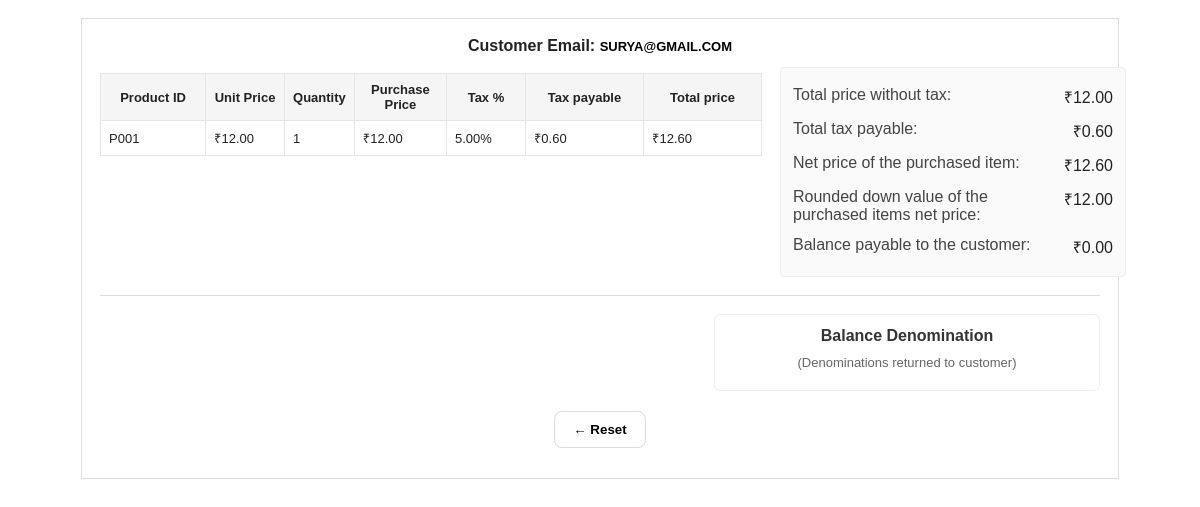
The app's page /preview/1 with its own data.
### app/models.py (models this page shows)
class Customer(SQLModel, table=True):
    id: Optional[int] = Field(default=None, primary_key=True)
    email: str = Field(index=True)

class Product(SQLModel, table=True):
    id: Optional[int] = Field(default=None, primary_key=True)
    product_id: str = Field(index=True, unique=True)
    name: str
    available_stocks: int = Field(sa_column=Column(Integer))
    price: Decimal = Field(sa_column=Column(Numeric(12, 2)))
    tax_percentage: Decimal = Field(sa_column=Column(Numeric(5, 2)))

### app/main.py (the view)
@app.get("/preview/{bill_id}")
def preview_bill(request: Request, bill_id: int, session: Session = Depends(get_session)):
    details = get_bill_details(session, bill_id)
    if not details:
        raise HTTPException(status_code=404, detail="Bill not found")
    bill_prepared, items_prepared, change_dist = details
    customer_id = bill_prepared.get("customer_id") if isinstance(bill_prepared, dict) else getattr(bill_prepared, "customer_id", None)
    customer_email = None
    if customer_id:
        cust = session.get(Customer, customer_id)
        if cust:
            customer_email = cust.email
    if not customer_email:
        customer_email = request.query_params.get("email", "")
    print(f"DEBUG preview -> bill_id={bill_id}, customer_email={customer_email}")
    return templates.TemplateResponse(
        "bill_preview.html",
        {
            "request": request,
            "bill": bill_prepared,
            "items": items_prepared,
            "change": change_dist,
            "customer_email": customer_email,
        },
    )

### app/templates/bill_preview.html (shortened to what this page needs)
<!doctype html>
<html lang="en">
<head>
</head>
<body>
  <div class="container">
    <header>
        <strong>Customer Email:</strong>
        <span class="muted" style="font-weight:700; color:#000;">{{ customer_email if customer_email else '—' }}</span>
    </header>
    {% set total_wo = bill.total_without_tax | float %}
    {% set total_tax = bill.total_tax | float %}
    {% set total_with = bill.total_with_tax | float %}
    {% set change_given = bill.change_given | float %}
    {% set net_price = total_with %}
    {% set rounded_down = (total_with | float) | int %}
    <div class="top-row">
      <div class="left">
        <table>
          <thead>
            <tr>
              <th style="width:16%;">Product ID</th>
              <th style="width:12%;">Unit Price</th>
              <th style="width:10%;">Quantity</th>
              <th style="width:14%;">Purchase Price</th>
              <th style="width:12%;">Tax %</th>
              <th style="width:18%;">Tax payable</th>
              <th style="width:18%;">Total price</th>
            </tr>
          </thead>
          <tbody>
            {% for itm in items %}
            {% set unit = itm.unit_price | float %}
            {% set qty = itm.quantity | int %}
            {% set line = itm.line_total | float %}
            {% set tax_amt = itm.tax | float %}
            <tr>
              <td>{{ itm.product_id }}</td>
              <td>₹{{ '%.2f' % unit }}</td>
              <td>{{ qty }}</td>
              <td>₹{{ '%.2f' % line }}</td>
              <td>{{ '%.2f' % (itm.tax_percentage | float) }}%</td>
              <td>₹{{ '%.2f' % tax_amt }}</td>
              <td>₹{{ '%.2f' % (line + tax_amt) }}</td>
            </tr>
            {% endfor %}
          </tbody>
        </table>
      </div>
      <div class="right">
        <div class="summary-box">
          <div class="summary-row"><div class="label">Total price without tax:</div><div>₹{{ '%.2f' % total_wo }}</div></div>
          <div class="summary-row"><div class="label">Total tax payable:</div><div>₹{{ '%.2f' % total_tax }}</div></div>
          <div class="summary-row"><div class="label">Net price of the purchased item:</div><div>₹{{ '%.2f' % net_price }}</div></div>
          <div class="summary-row"><div class="label">Rounded down value of the purchased items net price:</div><div>₹{{ '%.2f' % rounded_down }}</div></div>
          <div class="summary-row"><div class="label">Balance payable to the customer:</div><div>₹{{ '%.2f' % change_given }}</div></div>
        </div>
      </div>
    </div>
    <div class="denom-box">
      <div class="denom-card">
        <div class="denom-title">Balance Denomination</div>
        <div class="muted" style="text-align:center; margin-bottom:8px;">(Denominations returned to customer)</div>
      </div>
    </div>
    <div style="display:flex; justify-content:center; margin-top:20px; margin-bottom:12px;">
      <button id="reset-preview" type="button"
        style="padding:10px 18px; border-radius:8px; border:1px solid #ddd; background:#fff; cursor:pointer; font-weight:600;">
        ← Reset
      </button>
    </div>
  </div>
</body>
</html>

### app/templates/bill_preview.html (style rules this page uses)
body { font-family:Arial,Helvetica,sans-serif;color:#222;margin:18px; }
.container { max-width:1000px;margin:0 auto;border:1px solid #ddd;padding:18px; }
header { text-align:center;margin-bottom:12px; }
.top-row { display:flex;gap:18px;align-items:flex-start; }
.left { flex:1; }
.right { width:320px; }
table { width:100%;border-collapse:collapse;margin-top:6px; }
th,td { border:1px solid #e6e6e6;padding:8px;font-size:13px; }
th { background:#f5f5f5;font-weight:600;font-size:13px; }
.right .label { text-align:left; color:#444; }
.summary-box { width:320px; border:1px solid #eee; padding:12px; border-radius:4px; background:#fafafa; }
.summary-row { display:flex; justify-content:space-between; padding:6px 0; }
.denom-box { margin-top:18px; border-top:1px solid #ddd; padding-top:18px; display:flex; justify-content:flex-end; gap:18px; }
.denom-card { width:360px; border:1px solid #eee; padding:12px; border-radius:6px; background:#fff; }
.denom-title { text-align:center; font-weight:700; margin-bottom:10px; color:#333; }
.muted { color:#666; font-size:13px; }

### records on screen
Customer: email "SURYA@GMAIL.COM"
Product: product_id "P001", price "12.00", id "1", tax_percentage "5.00", tax_amt "0.60", line "12.60"

### other values on screen
{{ '%.2f' % total_wo }} "12.00"
{{ '%.2f' % total_tax }} "0.60"
{{ '%.2f' % net_price }} "12.60"
{{ '%.2f' % rounded_down }} "12.00"
{{ '%.2f' % change_given }} "0.00"
